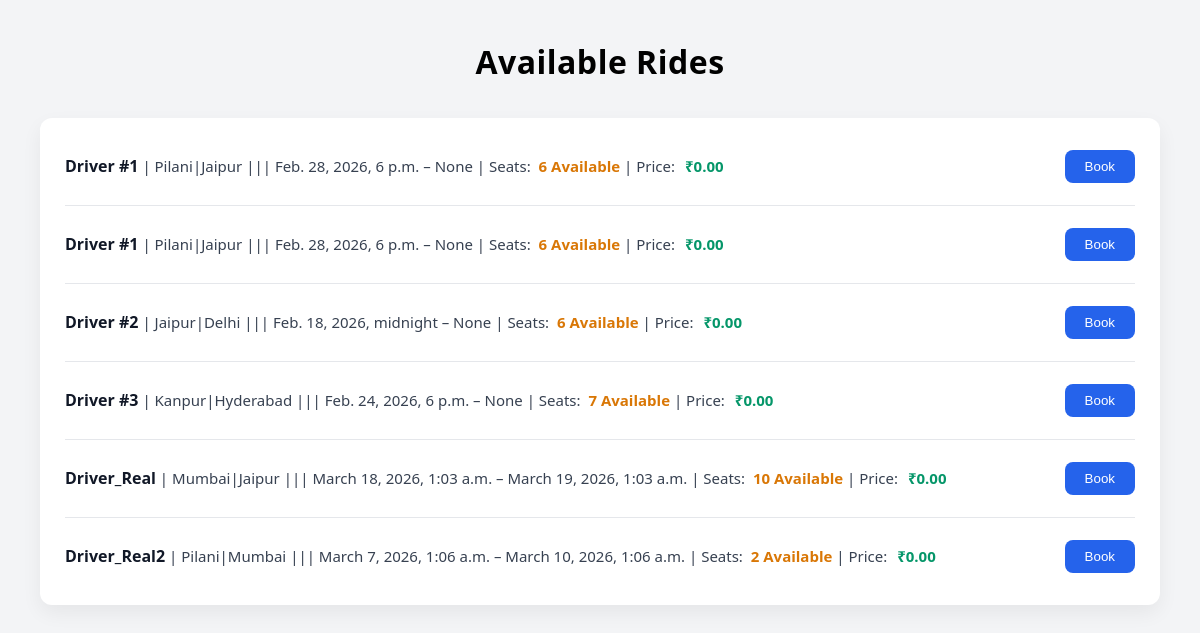
Before: /trips/book_trip/ with the older database file.
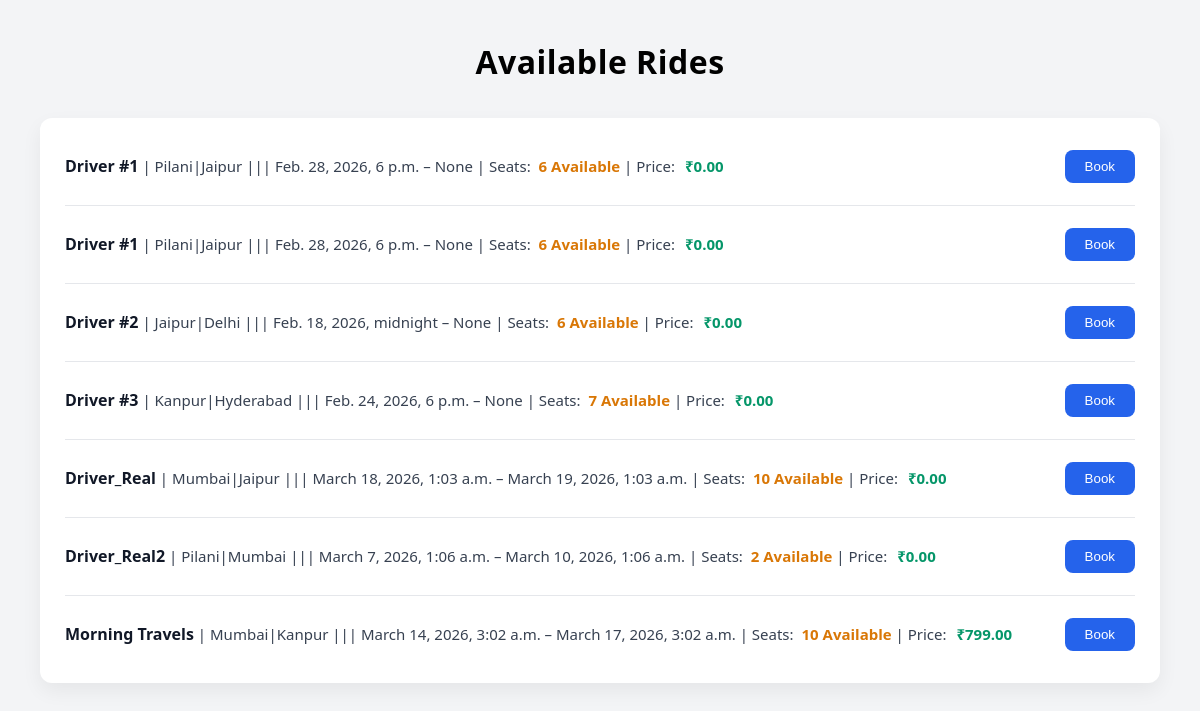
After: the same page with the newer database file.
### trips/models.py (models this page shows, shortened)
class Trip(models.Model):
    name = models.CharField(max_length=100)
    start_node = models.ForeignKey(
        'network.Node', related_name='start_node', on_delete=models.CASCADE
    )
    end_node = models.ForeignKey(
        'network.Node', related_name='end_node', on_delete=models.CASCADE
    )
    departure_time = models.DateTimeField()
    available_seats = models.IntegerField()
    arrival_time = models.DateTimeField(null=True, blank=True)
    ticket_price = models.DecimalField(max_digits=10, decimal_places=2, default=0.00)

### network/models.py (models this page shows, shortened)
class Node(models.Model):
    point = models.CharField(max_length=100)

### trips/views.py (the view)
# urls.py: path('book_trip/', views.book_trip, name='book_trip'),
def book_trip(request):
    trips = Trip.objects.all()
    return render(request, 'trips/book_trip.html', {
        "trips": trips
    })

### trips/templates/trips/book_trip.html (shortened to what this page needs)
<!DOCTYPE html>
<html lang="en">
<head>
</head>
<body>
<h1>Available Rides</h1>
<div class="ride-list">
    {% for tr in trips %}
    <div class="ride">
        <div class="ride-details">
                <strong>{{tr.name|capfirst}}</strong> | {{tr.start_node.point|capfirst}}|{{tr.end_node.point|capfirst}}  ||| {{tr.departure_time}} – {{tr.arrival_time}} |
                Seats: <span class="seats">{{tr.available_seats}} Available</span> |
                Price: <span class="price">₹{{tr.ticket_price}}</span>
            </div>
            <button class="book-btn">Book</button>
        </div>
    {% endfor %}
</div>
</body>
</html>

Changed rows visible on the page:
added Trip: name "Morning Travels", start_node.point "Mumbai", end_node.point "Kanpur", departure_time "March 14, 2026, 3:02 a.m.", arrival_time "March 17, 2026, 3:02 a.m.", available_seats "10", ticket_price "799.00"
